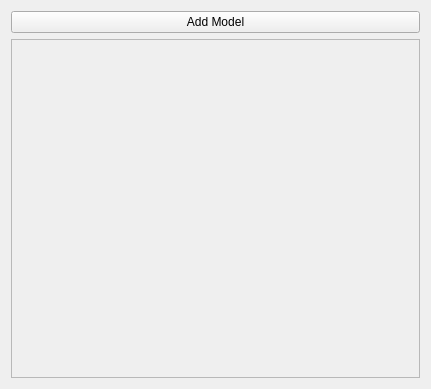
<?xml version="1.0" encoding="UTF-8"?>
<ui version="4.0">
 <class>MainWindow</class>
 <widget class="QMainWindow" name="MainWindow">
  <property name="geometry">
   <rect>
    <x>0</x>
    <y>0</y>
    <width>431</width>
    <height>389</height>
   </rect>
  </property>
  <property name="windowTitle">
   <string>Lab3 Setteings</string>
  </property>
  <widget class="QWidget" name="centralWidget">
   <layout class="QVBoxLayout" name="verticalLayout">
    <item>
     <layout class="QHBoxLayout" name="horizontalLayout">
      <item>
       <widget class="QPushButton" name="addButton">
        <property name="text">
         <string>Add Model</string>
        </property>
       </widget>
      </item>
     </layout>
    </item>
    <item>
     <widget class="QScrollArea" name="scrollArea">
      <property name="sizeAdjustPolicy">
       <enum>QAbstractScrollArea::AdjustToContents</enum>
      </property>
      <property name="widgetResizable">
       <bool>true</bool>
      </property>
      <widget class="QWidget" name="scrollAreaWidgetContents">
       <property name="geometry">
        <rect>
         <x>0</x>
         <y>0</y>
         <width>415</width>
         <height>331</height>
        </rect>
       </property>
       <layout class="QVBoxLayout" name="verticalLayout_2"/>
      </widget>
     </widget>
    </item>
   </layout>
  </widget>
 </widget>
 <layoutdefault spacing="6" margin="11"/>
 <resources/>
 <connections/>
</ui>
